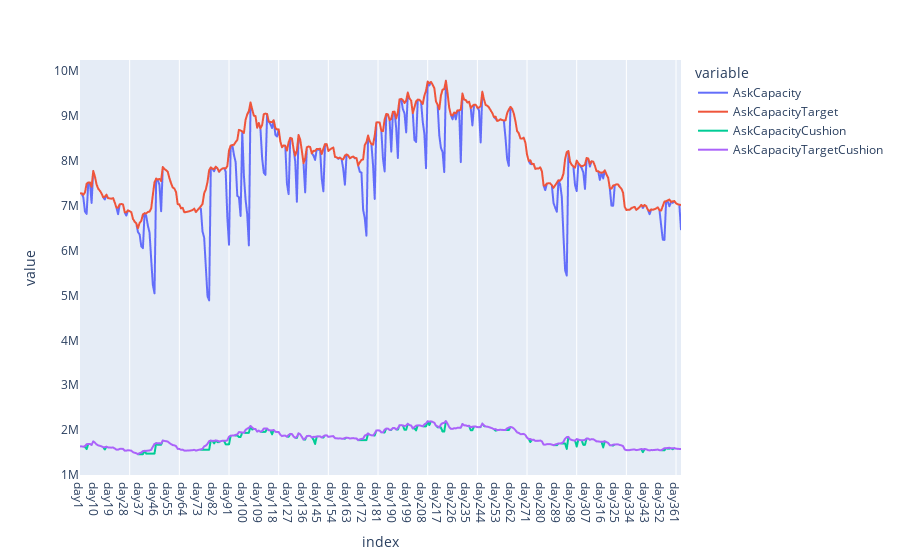

Source (notebook cell):
### Code cell
# Plot bid/ask/price charts

fig4 = guidance_df[['AskCapacity', 'AskCapacityTarget', 'AskCapacityCushion', 'AskCapacityTargetCushion']].plot()
fig4.layout.update(xaxis=dict(showgrid=False), yaxis=dict(showgrid=False))
for i in range (params.short_cycle, plot_horizon, params.short_cycle):
    fig4.add_vline(x=i, line_width=1, line_color="white", layer='below')
fig4.show()

fig4b = guidance_df[['AskCount']].plot()
fig4b.layout.update(xaxis=dict(showgrid=False), yaxis=dict(showgrid=False))
for i in range (params.short_cycle, plot_horizon, params.short_cycle):
    fig4b.add_vline(x=i, line_width=1, line_color="white", layer='below')
    fig4b.add_hline(y=params.min_counter_reinstate, line_width=0.5, line_dash="dash", line_color="grey")
#fig4b.show()

fig2b = df1[['Price','RealTarget', 'LowerTargetWall', 'UpperTargetWall', 'LowerTargetCushion', 'UpperTargetCushion']].plot()
fig2b.layout.update(xaxis=dict(showgrid=False), yaxis=dict(showgrid=False))
for i in range (params.short_cycle, plot_horizon, params.short_cycle):
    fig2b.add_vline(x=i, line_width=1, line_color="white", layer='below')
fig2b.show()


fig5 = guidance_df[['BidCapacity', 'BidCapacityTarget', 'BidCapacityCushion', 'BidCapacityTargetCushion']].plot()
fig5.layout.update(xaxis=dict(showgrid=False), yaxis=dict(showgrid=False))
for i in range (params.short_cycle, plot_horizon, params.short_cycle):
    fig5.add_vline(x=i, line_width=1, line_color="white", layer='below')
fig5.show()


fig5b = guidance_df[['BidCount']].plot()
fig5b.layout.update(xaxis=dict(showgrid=False), yaxis=dict(showgrid=False))
for i in range (params.short_cycle, plot_horizon, params.short_cycle):
    fig4b.add_vline(x=i, line_width=1, line_color="white", layer='below')
    fig4b.add_hline(y=params.min_counter_reinstate, line_width=0.5, line_dash="dash", line_color="grey")
#fig4b.show()

if params.netflow_type != 'historical':
    fig6 = market_df[['MarketDemand', 'MarketSupply']].plot()
    fig6.layout.update(xaxis=dict(showgrid=False), yaxis=dict(showgrid=False))
    for i in range (params.short_cycle, plot_horizon, params.short_cycle):
        fig6.add_vline(x=i, line_width=1, line_color="white", layer='below')
    #fig5.show()

### Figure 1 — Plotly figure (JSON) as saved in the notebook; plotly's stock layout.template omitted (floating-point values rounded to 4 significant figures; data arrays with more than 128 entries replaced by an {"elided": "..."} marker saying what was removed)
{"data": [{"hovertemplate": "variable=AskCapacity<br>index=%{x}<br>value=%{y}<extra></extra>", "legendgroup": "AskCapacity", "line": {"color": "#636efa", "dash": "solid"}, "marker": {"symbol": "circle"}, "mode": "lines", "name": "AskCapacity", "showlegend": true, "type": "scattergl", "x": {"elided": "364 str values"}, "xaxis": "x", "y": {"elided": "364 float values"}, "yaxis": "y"}, {"hovertemplate": "variable=AskCapacityTarget<br>index=%{x}<br>value=%{y}<extra></extra>", "legendgroup": "AskCapacityTarget", "line": {"color": "#EF553B", "dash": "solid"}, "marker": {"symbol": "circle"}, "mode": "lines", "name": "AskCapacityTarget", "showlegend": true, "type": "scattergl", "x": {"elided": "364 str values"}, "xaxis": "x", "y": {"elided": "364 float values"}, "yaxis": "y"}, {"hovertemplate": "variable=AskCapacityCushion<br>index=%{x}<br>value=%{y}<extra></extra>", "legendgroup": "AskCapacityCushion", "line": {"color": "#00cc96", "dash": "solid"}, "marker": {"symbol": "circle"}, "mode": "lines", "name": "AskCapacityCushion", "showlegend": true, "type": "scattergl", "x": {"elided": "364 str values"}, "xaxis": "x", "y": {"elided": "364 float values"}, "yaxis": "y"}, {"hovertemplate": "variable=AskCapacityTargetCushion<br>index=%{x}<br>value=%{y}<extra></extra>", "legendgroup": "AskCapacityTargetCushion", "line": {"color": "#ab63fa", "dash": "solid"}, "marker": {"symbol": "circle"}, "mode": "lines", "name": "AskCapacityTargetCushion", "showlegend": true, "type": "scattergl", "x": {"elided": "364 str values"}, "xaxis": "x", "y": {"elided": "364 float values"}, "yaxis": "y"}], "layout": {"legend": {"title": {"text": "variable"}, "tracegroupgap": 0}, "margin": {"t": 60}, "shapes": [{"layer": "below", "line": {"color": "white", "width": 1}, "type": "line", "x0": 30, "x1": 30, "xref": "x", "y0": 0, "y1": 1, "yref": "y domain"}, {"layer": "below", "line": {"color": "white", "width": 1}, "type": "line", "x0": 60, "x1": 60, "xref": "x", "y0": 0, "y1": 1, "yref": "y domain"}, {"layer": "below", "line": {"color": "white", "width": 1}, "type": "line", "x0": 90, "x1": 90, "xref": "x", "y0": 0, "y1": 1, "yref": "y domain"}, {"layer": "below", "line": {"color": "white", "width": 1}, "type": "line", "x0": 120, "x1": 120, "xref": "x", "y0": 0, "y1": 1, "yref": "y domain"}, {"layer": "below", "line": {"color": "white", "width": 1}, "type": "line", "x0": 150, "x1": 150, "xref": "x", "y0": 0, "y1": 1, "yref": "y domain"}, {"layer": "below", "line": {"color": "white", "width": 1}, "type": "line", "x0": 180, "x1": 180, "xref": "x", "y0": 0, "y1": 1, "yref": "y domain"}, {"layer": "below", "line": {"color": "white", "width": 1}, "type": "line", "x0": 210, "x1": 210, "xref": "x", "y0": 0, "y1": 1, "yref": "y domain"}, {"layer": "below", "line": {"color": "white", "width": 1}, "type": "line", "x0": 240, "x1": 240, "xref": "x", "y0": 0, "y1": 1, "yref": "y domain"}, {"layer": "below", "line": {"color": "white", "width": 1}, "type": "line", "x0": 270, "x1": 270, "xref": "x", "y0": 0, "y1": 1, "yref": "y domain"}, {"layer": "below", "line": {"color": "white", "width": 1}, "type": "line", "x0": 300, "x1": 300, "xref": "x", "y0": 0, "y1": 1, "yref": "y domain"}, {"layer": "below", "line": {"color": "white", "width": 1}, "type": "line", "x0": 330, "x1": 330, "xref": "x", "y0": 0, "y1": 1, "yref": "y domain"}, {"layer": "below", "line": {"color": "white", "width": 1}, "type": "line", "x0": 360, "x1": 360, "xref": "x", "y0": 0, "y1": 1, "yref": "y domain"}], "xaxis": {"anchor": "y", "domain": [0, 1], "showgrid": false, "title": {"text": "index"}}, "yaxis": {"anchor": "x", "domain": [0, 1], "showgrid": false, "title": {"text": "value"}}}}
